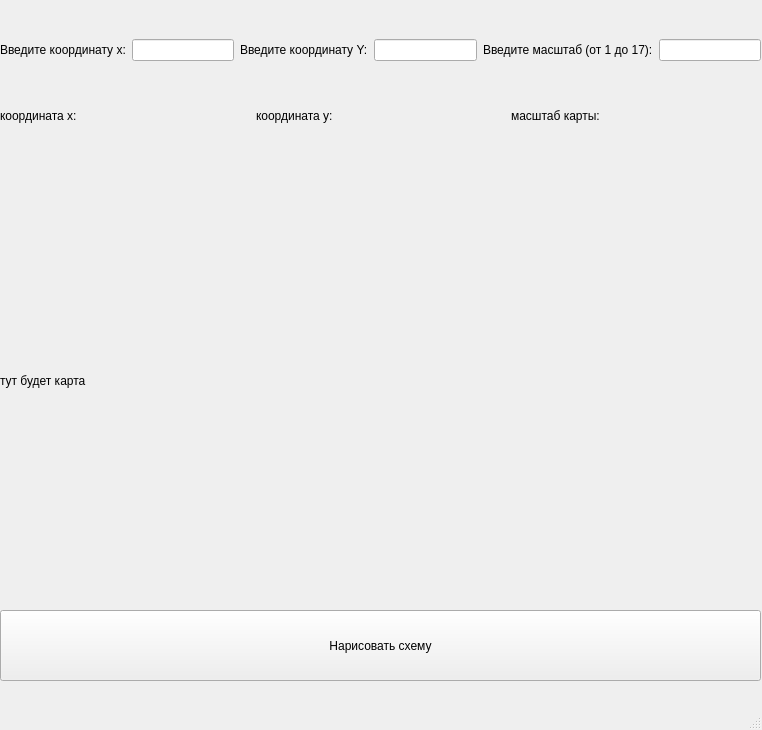
<?xml version="1.0" encoding="UTF-8"?>
<ui version="4.0">
 <class>MainWindow</class>
 <widget class="QMainWindow" name="MainWindow">
  <property name="geometry">
   <rect>
    <x>0</x>
    <y>0</y>
    <width>762</width>
    <height>730</height>
   </rect>
  </property>
  <property name="windowTitle">
   <string>MainWindow</string>
  </property>
  <widget class="QWidget" name="centralwidget">
   <widget class="QWidget" name="horizontalLayoutWidget">
    <property name="geometry">
     <rect>
      <x>0</x>
      <y>10</y>
      <width>761</width>
      <height>80</height>
     </rect>
    </property>
    <layout class="QHBoxLayout" name="horizontalLayout">
     <item>
      <widget class="QLabel" name="XLabel">
       <property name="text">
        <string>Введите координату x:</string>
       </property>
      </widget>
     </item>
     <item>
      <widget class="QLineEdit" name="XInput"/>
     </item>
     <item>
      <widget class="QLabel" name="YLabel">
       <property name="text">
        <string>Введите координату Y:</string>
       </property>
      </widget>
     </item>
     <item>
      <widget class="QLineEdit" name="YInput"/>
     </item>
     <item>
      <widget class="QLabel" name="SizeLabel">
       <property name="text">
        <string>Введите масштаб (от 1 до 17):</string>
       </property>
      </widget>
     </item>
     <item>
      <widget class="QLineEdit" name="SizeInput"/>
     </item>
    </layout>
   </widget>
   <widget class="QLabel" name="MapLabel">
    <property name="geometry">
     <rect>
      <x>0</x>
      <y>150</y>
      <width>761</width>
      <height>461</height>
     </rect>
    </property>
    <property name="text">
     <string>тут будет карта</string>
    </property>
   </widget>
   <widget class="QWidget" name="horizontalLayoutWidget_2">
    <property name="geometry">
     <rect>
      <x>0</x>
      <y>90</y>
      <width>761</width>
      <height>51</height>
     </rect>
    </property>
    <layout class="QHBoxLayout" name="horizontalLayout_2">
     <item>
      <widget class="QLabel" name="XLabel2">
       <property name="text">
        <string>координата x:</string>
       </property>
      </widget>
     </item>
     <item>
      <widget class="QLabel" name="XNowLabel">
       <property name="text">
        <string/>
       </property>
      </widget>
     </item>
     <item>
      <widget class="QLabel" name="YLabel2">
       <property name="text">
        <string>координата y:</string>
       </property>
      </widget>
     </item>
     <item>
      <widget class="QLabel" name="YNowLabel">
       <property name="text">
        <string/>
       </property>
      </widget>
     </item>
     <item>
      <widget class="QLabel" name="SizeLabel2">
       <property name="text">
        <string>масштаб карты:</string>
       </property>
      </widget>
     </item>
     <item>
      <widget class="QLabel" name="SizeNowLabel">
       <property name="text">
        <string/>
       </property>
      </widget>
     </item>
    </layout>
   </widget>
   <widget class="QPushButton" name="DrawMapBut">
    <property name="geometry">
     <rect>
      <x>0</x>
      <y>610</y>
      <width>761</width>
      <height>71</height>
     </rect>
    </property>
    <property name="text">
     <string>Нарисовать схему</string>
    </property>
   </widget>
  </widget>
  <widget class="QMenuBar" name="menubar">
   <property name="geometry">
    <rect>
     <x>0</x>
     <y>0</y>
     <width>762</width>
     <height>26</height>
    </rect>
   </property>
  </widget>
  <widget class="QStatusBar" name="statusbar"/>
 </widget>
 <resources/>
 <connections/>
</ui>
